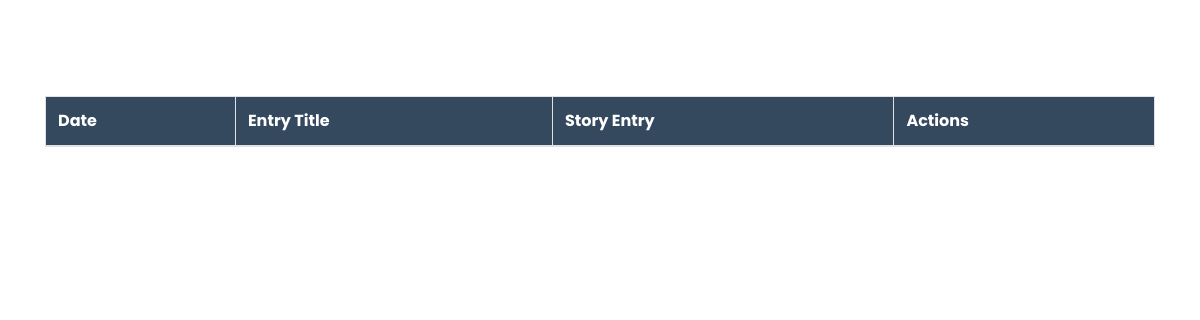
/entries.php, run on an earlier commit of the app's database.
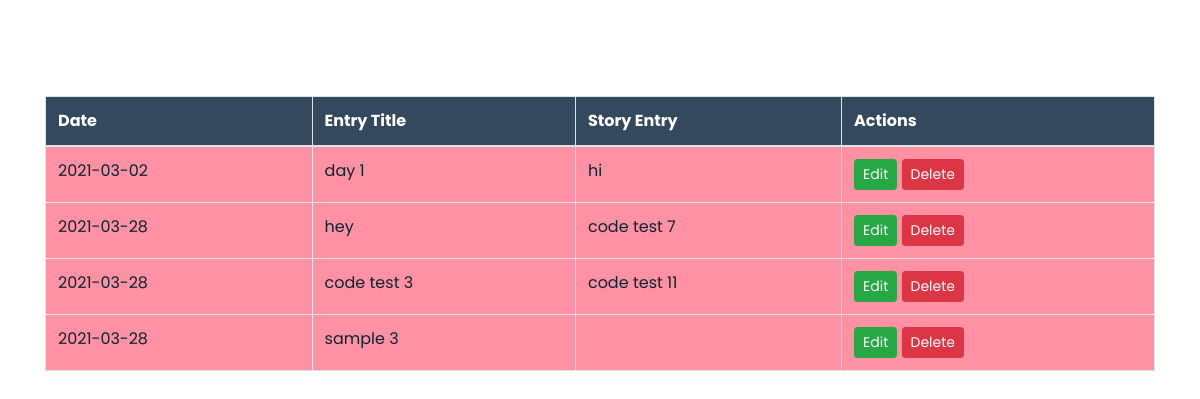
And on a later commit of the database.
### tables this page shows
CREATE TABLE `diary` (
  `DiaryID` int(11) NOT NULL,
  `Date` date NOT NULL DEFAULT current_timestamp(),
  `Title` varchar(255) DEFAULT NULL,
  `StoryDiary` text DEFAULT NULL
);

### entries.php (the view, shortened to what this page needs)
<!doctype html>
<html lang="en">
  <head>
    <link rel="stylesheet" href="https://stackpath.bootstrapcdn.com/bootstrap/4.3.1/css/bootstrap.min.css">
    </head>
<body>
  <?php
       include('connect.php');
       echo "<br>";
       echo "<br>";
       echo "<br>";
       $select = "SELECT * FROM diary";
       $products = $con->query($select);
    ?>
<div class="container"><br>
        <table class="table table-bordered table-striped">
            <thead>
                <tr>
                    <th>Date</th>
                    <th>Entry Title</th>
                    <th>Story Entry</th>
                    <th>Actions</th>
                </tr>
            </thead>
            <tbody>
                    <?php foreach ($products as $product) { ?>
                    <tr>
                         <td><?php echo htmlspecialchars($product['Date']) ?></td>
                        <td><?php echo htmlspecialchars($product['Title']) ?></td>
                        <td><?php echo htmlspecialchars($product['StoryDiary']); ?></td>
                    <td>
                            <a href="edit.php?id=<?= $product['DiaryID'] ?>" class="btn btn-success btn-sm">Edit</a>
                            <a href="delete.php?id=<?= $product['DiaryID'] ?>" class="btn btn-danger btn-sm">Delete</a>
                        </td>
                    </tr>
                <?php } ?>
            </tbody>
        </table>
    </div>
</body>
</html>

### entries.php (style rules this page uses)
table { width: 100%; border-collapse: collapse; background: #34495e; color: #f3f3f3; }
td, th { padding: 8px; text-align: left; font-family: poppins; }
td { background: #fe91a3; color: #0E2431; }
th { background: : #0E2431; color: #fff; font-weight: bold; }

What changed in the data, as far as the page shows it:
added diary: Date "2021-03-02", Title "day 1", StoryDiary "hi"
added diary: Date "2021-03-28", Title "hey", StoryDiary "code test 7"
added diary: Date "2021-03-28", Title "code test 3", StoryDiary "code test 11"
added diary: Date "2021-03-28", Title "sample 3"
